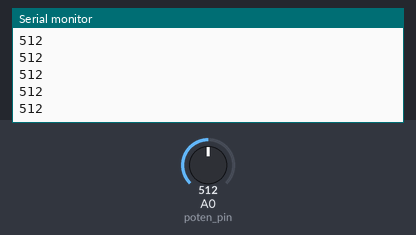
Recording of a sketch running on a simulated Arduino Uno, built with avr-gcc and run on an emulated ATmega328P. Shown: the last lines printed to the serial monitor. Inputs (shaded band) come from the test bench; at power-on: A0 (poten_pin) = 512.

Above: at 1.2 s.
1.3 s: A0 (poten_pin) set to 716
At 1.31 s:
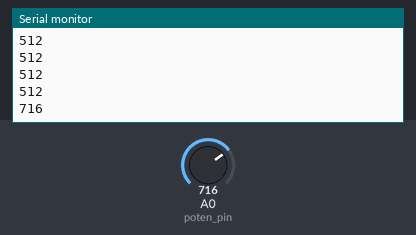
2.8 s: A0 (poten_pin) set to 900
At 2.81 s:
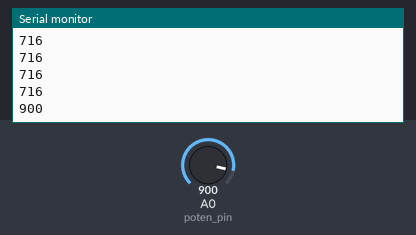
Timing chart, 0 to 5.8 s (numbered marks = the images above; inputs shaded):
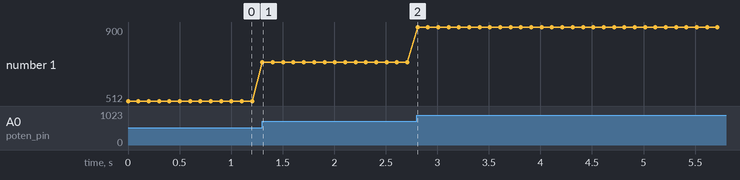

The sketch:

potentiometer.ino
```cpp
const int poten_pin = A0;
void setup() {
  // put your setup code here, to run once:
  pinMode(poten_pin, INPUT);
  Serial.begin(9600);
}

void loop() {
  // put your main code here, to run repeatedly:
  int value = analogRead(poten_pin);
  Serial.println(value);
  delay(100);
}
```

Measured:
- after the input at 1.3 s, the serial monitor: prints a new line at once (image 1)
- after the input at 2.8 s, the serial monitor: prints a new line at once (image 2)
- plotted number 1: 512 → 716 after the input at 1.3 s, 716 → 900 after the input at 2.8 s
